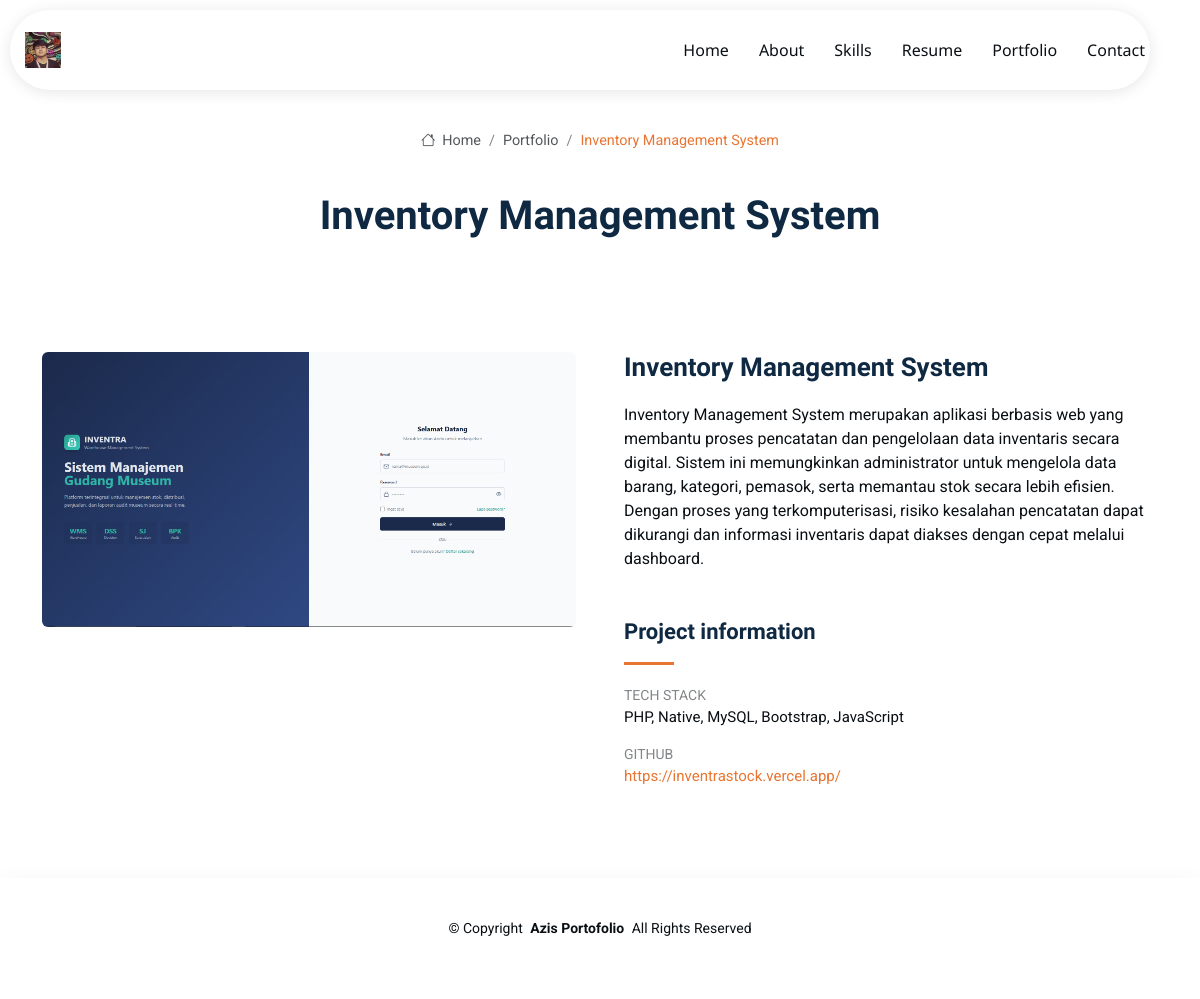
Screenshot of /portfolio-details.php?slug=inventory-management-system with the database file from the repository.
### tables this page shows
CREATE TABLE `settings` (
  `id` bigint(20) UNSIGNED NOT NULL,
  `website_name` varchar(150) DEFAULT NULL,
  `logo` varchar(255) DEFAULT NULL,
  `favicon` varchar(255) DEFAULT NULL,
  `owner_name` varchar(150) DEFAULT NULL,
  `owner_profession` varchar(150) DEFAULT NULL,
  `owner_photo` varchar(255) DEFAULT NULL,
  `email` varchar(150) DEFAULT NULL,
  `phone` varchar(50) DEFAULT NULL,
  `address` varchar(255) DEFAULT NULL,
  `github` varchar(255) DEFAULT NULL,
  `linkedin` varchar(255) DEFAULT NULL,
  `instagram` varchar(255) DEFAULT NULL,
  `facebook` varchar(255) DEFAULT NULL,
  `x` varchar(255) DEFAULT NULL,
  `youtube` varchar(255) DEFAULT NULL,
  `meta_title` varchar(200) DEFAULT NULL,
  `meta_description` varchar(500) DEFAULT NULL,
  `google_verification` varchar(255) DEFAULT NULL,
  `default_dark_mode` tinyint(1) DEFAULT 0,
  `maintenance_mode` tinyint(1) DEFAULT 0,
  `created_at` timestamp NOT NULL DEFAULT current_timestamp(),
  `updated_at` timestamp NOT NULL DEFAULT current_timestamp() ON UPDATE current_timestamp()
);

CREATE TABLE `projects` (
  `id` bigint(20) UNSIGNED NOT NULL,
  `title` varchar(255) NOT NULL,
  `slug` varchar(255) NOT NULL,
  `thumbnail` varchar(255) DEFAULT NULL,
  `short_description` text DEFAULT NULL,
  `description` text DEFAULT NULL,
  `tech_stack` text DEFAULT NULL,
  `github_url` varchar(255) DEFAULT NULL,
  `demo_url` varchar(255) DEFAULT NULL,
  `featured` tinyint(1) DEFAULT 0,
  `status` enum('draft','published') DEFAULT 'draft',
  `created_at` timestamp NOT NULL DEFAULT current_timestamp(),
  `updated_at` timestamp NOT NULL DEFAULT current_timestamp() ON UPDATE current_timestamp()
);

### includes/functions.php (called while the page is built, shortened)
<?php
require_once __DIR__ . '/database.php';
function e($value): string
{
    return htmlspecialchars((string) $value, ENT_QUOTES, 'UTF-8');
}
function url(string $path = ''): string
{
    return BASE_URL . '/' . ltrim($path, '/');
}
function getSettings(): array
{
    $stmt = db()->prepare('SELECT * FROM settings WHERE id = 1 LIMIT 1');
    $stmt->execute();
    return $stmt->fetch() ?: [];
}

### includes/database.php (called while the page is built, shortened)
<?php
function db(): PDO
{
    static $pdo = null;
    if ($pdo === null) {
        $dsn = 'mysql:host=' . DB_HOST . ';dbname=' . DB_NAME . ';charset=' . DB_CHARSET;
        $options = [
            PDO::ATTR_ERRMODE            => PDO::ERRMODE_EXCEPTION,
            PDO::ATTR_DEFAULT_FETCH_MODE => PDO::FETCH_ASSOC,
            PDO::ATTR_EMULATE_PREPARES   => false,
        ];
        try {
            $pdo = new PDO($dsn, DB_USER, DB_PASS, $options);
        } catch (PDOException $e) {
            error_log('Database connection failed: ' . $e->getMessage());
            http_response_code(500);
            exit('Koneksi database gagal. Silakan periksa konfigurasi.');
        }
    }
    return $pdo;
}

### portfolio-details.php (the view, shortened to what this page needs)
<?php
require_once __DIR__ . '/includes/functions.php';
$currentPage = 'portfolio';
$pdo = db();
$slug = trim($_GET['slug'] ?? '');
$stmt = $pdo->prepare("SELECT * FROM projects WHERE slug = ? AND status = 'published' LIMIT 1");
$stmt->execute([$slug]);
$project = $stmt->fetch();
$notFound = false;
$techStack = [];
if (!$project) {
    http_response_code(404);
    $notFound = true;
} else {
    $techStack = array_filter(array_map('trim', explode(',', $project['tech_stack'] ?? '')));
}
?>
<!DOCTYPE html>
<html lang="en">
<head>
    <link href="assets/vendor/bootstrap/css/bootstrap.min.css" rel="stylesheet">
    <link href="assets/vendor/bootstrap-icons/bootstrap-icons.css" rel="stylesheet">
    <link href="assets/vendor/aos/aos.css" rel="stylesheet">
    <link href="assets/vendor/glightbox/css/glightbox.min.css" rel="stylesheet">
    <link href="assets/vendor/swiper/swiper-bundle.min.css" rel="stylesheet">
    <link href="assets/css/main.css" rel="stylesheet">
</head>
<body class="portfolio-details-page">
    <?php include __DIR__ . '/includes/navbar.php'; ?>
    <main class="main">
        <div class="page-title">
            <div class="breadcrumbs">
                <nav aria-label="breadcrumb">
                    <ol class="breadcrumb">
                        <li class="breadcrumb-item"><a href="<?= url('index.php') ?>"><i class="bi bi-house"></i>
                                Home</a></li>
                        <li class="breadcrumb-item"><a href="<?= url('index.php') ?>#portfolio">Portfolio</a></li>
                        <li class="breadcrumb-item active current"><?= $notFound ? 'Not Found' : e($project['title']) ?>
                        </li>
                    </ol>
                </nav>
            </div>
            <div class="title-wrapper">
                <h1><?= $notFound ? 'Project Not Found' : e($project['title']) ?></h1>
            </div>
        </div>
        <?php if ($notFound): ?>
        <section class="section">
            <div class="container text-center py-5">
                <h2 class="display-4">404</h2>
                <p class="lead">The project you are looking for does not exist.</p>
                <a href="<?= url('index.php') ?>" class="btn btn-primary">Back to Home</a>
            </div>
        </section>
        <?php else: ?>
        <section id="portfolio-details" class="portfolio-details section">
            <div class="container" data-aos="fade-up">
                <div class="row gy-4 g-lg-5">
                    <div class="col-lg-6">
                        <?php if ($project['thumbnail']): ?>
                        <img src="<?= url('uploads/projects/' . $project['thumbnail']) ?>"
                            class="img-fluid mb-4 rounded" alt="<?= e($project['title']) ?>">
                        <?php endif; ?>
                    </div>
                    <div class="col-lg-6">
                        <div class="position-sticky" style="top: 40px">
                            <div class="portfolio-description">
                                <h2><?= e($project['title']) ?></h2>
                                <p><?= nl2br(e($project['description'])) ?></p>
                            </div>
                            <div class="portfolio-info mt-5">
                                <h3>Project information</h3>
                                <ul>
                                    <?php if ($techStack): ?>
                                    <li><strong>Tech Stack</strong> <?= e(implode(', ', $techStack)) ?></li>
                                    <?php endif; ?>
                                    <?php if (!empty($project['github_url'])): ?>
                                    <li><strong>GitHub</strong> <a href="<?= e($project['github_url']) ?>"
                                            target="_blank"><?= e($project['github_url']) ?></a></li>
                                    <?php endif; ?>
                                </ul>
                            </div>
                        </div>
                    </div>
                </div>
            </div>
        </section>
        <?php endif; ?>
    </main>
    <?php include __DIR__ . '/includes/site-footer.php'; ?>
</body>
</html>

### includes/navbar.php (shortened to what this page needs)
<?php
require_once __DIR__ . '/functions.php';
$settings = getSettings();
$siteName = $settings['website_name'] ?? 'My Portfolio';
?>
<header id="header" class="header d-flex align-items-center sticky-top">
    <div
        class="header-container container-fluid container-xl position-relative d-flex align-items-center justify-content-between">
        <a href="<?= url('index.php') ?>" class="logo d-flex align-items-center me-auto me-xl-0">
            <?php if (!empty($settings['logo'])): ?>
            <img src="<?= url('uploads/settings/' . $settings['logo']) ?>" alt="<?= e($siteName) ?>">
            <?php else: ?>
            <h1 class="sitename"><?= e($siteName) ?></h1>
            <?php endif; ?>
        </a>
        <nav id="navmenu" class="navmenu">
            <ul>
                <li><a href="<?= url('index.php') ?>#hero"
                        class="<?= ($currentPage ?? 'home') === 'home' ? 'active' : '' ?>">Home</a></li>
                <li><a href="<?= url('index.php') ?>#about">About</a></li>
                <li><a href="<?= url('index.php') ?>#skills"
                        class="<?= ($currentPage ?? '') === 'skills' ? 'active' : '' ?>">Skills</a></li>
                <li><a href="<?= url('index.php') ?>#resume">Resume</a></li>
                <li><a href="<?= url('index.php') ?>#portfolio">Portfolio</a></li>
                <li><a href="<?= url('index.php') ?>#contact">Contact</a></li>
            </ul>
        </nav>
    </div>
</header>

### includes/site-footer.php (shortened to what this page needs)
<?php
require_once __DIR__ . '/functions.php';
$settings = getSettings();
$siteName = $settings['website_name'] ?? 'My Portfolio';
?>
<footer id="footer" class="footer">
    <div class="container">
        <div class="copyright text-center">
            <p>© <span>Copyright</span> <strong class="px-1 sitename"><?= e($siteName) ?></strong> <span>All Rights
                    Reserved</span></p>
        </div>
    </div>
</footer>

### rows the page displays
settings: logo (picture), website_name "Azis Portofolio"
projects: title "Inventory Management System", thumbnail (picture), description "Inventory Management System merupakan aplikasi berbasis web yang membantu proses pencatatan dan pengelolaan data inventaris secara digital. Sistem ini memungkinkan administrator untuk mengelola data barang, kategori, pemasok, serta memantau stok secara lebih efisien. Dengan proses yang terkomputerisasi, risiko kesalahan pencatatan dapat dikurangi dan informasi inventaris dapat diakses dengan cepat melalui dashboard.", tech_stack "PHP, Native, MySQL, Bootstrap, JavaScript", github_url "https://inventrastock.vercel.app/"
